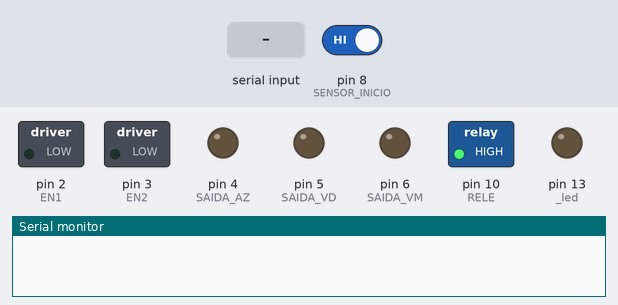
The program below on a simulated Arduino Uno, built with avr-gcc and run on an emulated ATmega328P. Parts: switched loads named in the program (green lamp = pin HIGH), output pins drawn as LEDs (lit = HIGH), the last lines printed to the serial monitor. Dashed ring = blinking. Inputs (shaded band) come from the test bench; at power-on: pin 8 (SENSOR_INICIO) HIGH.

Above: at 1.2 s.
1.3 s: pin 8 (SENSOR_INICIO) driven LOW
At 2.7 s:
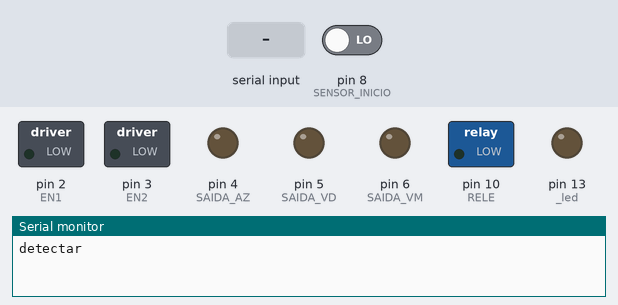
4.3 s: "1\n" received over Serial
At 5.02 s:
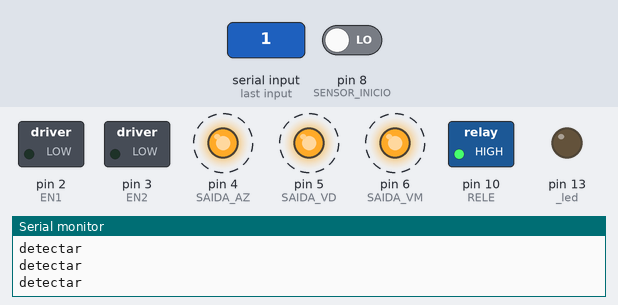
Timing chart, 0 to 13.3 s (numbered marks = the images above; inputs shaded):
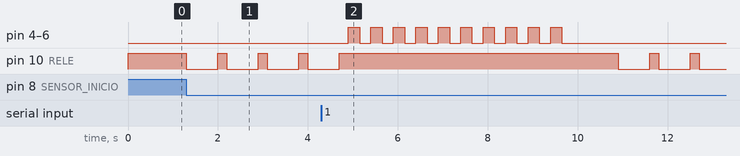

The program:

main.cpp
```cpp
#include <Arduino.h>
#include "Buttons.h"
#define _led 13
#define RELE 10
#define SAIDA_AZ 4 // PECA AZUL
#define SAIDA_VD 5 // PECA VERDE
#define SAIDA_VM 6 // PECA VERMELHA
#define EN1 2
#define EN2 3
#define SENSOR_INICIO 8

bool flag_run_code = false;

void blink(int pin, int reps, long delay_rep);
void blinkError(int reps, long delay_rep);
void run_motor(int l, int r);
void start_conveyor(void);
void detect_color(void);
void reset_outputs(void);

void setup() {
  Serial.begin(9600);
  pinMode(SENSOR_INICIO, INPUT_PULLUP);
  pinMode(_led, OUTPUT);
  pinMode(EN1, OUTPUT);
  pinMode(EN2, OUTPUT);
  pinMode(RELE, OUTPUT);
  pinMode(SAIDA_AZ, OUTPUT);
  pinMode(SAIDA_VD, OUTPUT);
  pinMode(SAIDA_VM, OUTPUT);
  digitalWrite(RELE, 1);

}
int cont = 0;
void loop(){

  flag_run_code = !digitalRead(SENSOR_INICIO);

  if (flag_run_code) {
    digitalWrite(RELE, 0);
    delay(700);
    digitalWrite(RELE, 1);
    detect_color();

  }
 }

void blink(int pin, int reps, long delay_rep) {
  for (size_t i = 0; i < reps; i++) {
    digitalWrite(pin, 1);
    delay(delay_rep/2);
    digitalWrite(pin, 0);
    delay(delay_rep/2);
  }
}
void run_motor(int l, int r) {
  digitalWrite(EN1, l);
  digitalWrite(EN2, r);
}
void start_conveyor(void) {
  flag_run_code = !digitalRead(SENSOR_INICIO);
}
void detect_color(void) {
  Serial.print("detectar\n");
  delay(200);
  if (Serial.available() > 0) {
    String resultado = Serial.readStringUntil('\n');
    if (resultado == "azul") {
      reset_outputs();
      digitalWrite(RELE, 0);
      blink(SAIDA_AZ, 3, 1000);
      delay(1000);
      digitalWrite(RELE, 1);
    }
    else if (resultado == "verde") {
      //run_motor(0,1);
      digitalWrite(RELE, 0);
      blink(SAIDA_VD, 3, 1000);
      delay(1000);
      digitalWrite(RELE, 1);
    }
    else if (resultado == "vermelho") {
      //run_motor(0,1);
      digitalWrite(RELE, 0);
      blink(SAIDA_VM, 3, 1000);
      delay(1000);
      digitalWrite(RELE, 1);
    }
    else {
      blinkError(10, 250);
    }

    delay(1000);
    digitalWrite(RELE, 1);
  }

}
void blinkError(int reps, long delay_rep) {
  reset_outputs();
  for (size_t i = 0; i < reps; i++) {
    digitalWrite(SAIDA_AZ, 1);
    digitalWrite(SAIDA_VD, 1);
    digitalWrite(SAIDA_VM, 1);
    delay(delay_rep);
    digitalWrite(SAIDA_AZ, 0);
    digitalWrite(SAIDA_VD, 0);
    digitalWrite(SAIDA_VM, 0);
    delay(delay_rep);


  }
}
void reset_outputs(void) {
  digitalWrite(SAIDA_VD, 0);
  digitalWrite(SAIDA_VM, 0);
  digitalWrite(SAIDA_AZ, 0);
}
```

Measured:
- after the input at 1.3 s, pin 10 (RELE): alternates HIGH for 0.20 s and LOW for 0.70 s, starting at once
- after the input at 4.3 s, pin 4 (SAIDA_AZ), pin 5 (SAIDA_VD), pin 6 (SAIDA_VM): alternates HIGH for 0.25 s and LOW for 0.25 s, 20 changes in all, then stays LOW, starting after 0.60 s
